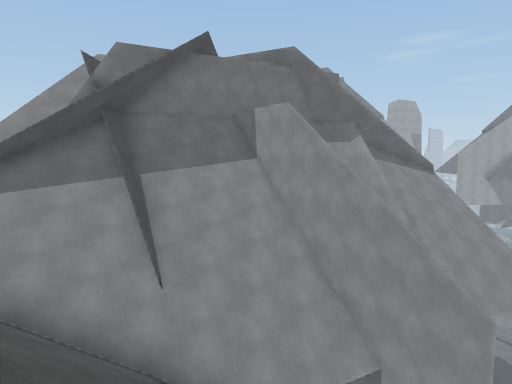
View 1 (above)

16 first-person views from a walk through a 3-D level made in the Unity game engine. The camera is 1.5 m above the floor, tilts 6° down and sees 70° across. The floor is counted in squares, 2 m on a side. Each view is taken from the middle of a square. On the plan, view 1 faces up. The plan holds only what a view shows up to about 11 squares ahead; the rest is blank. The place goes on beyond the plan.

View 2
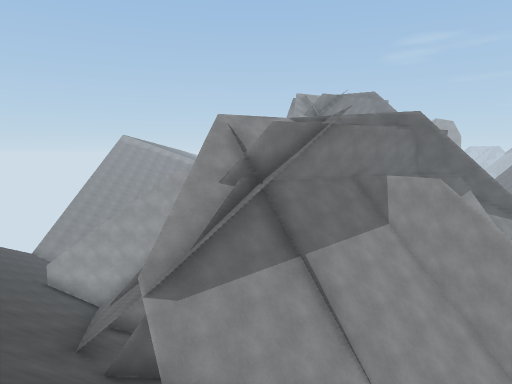

View 3
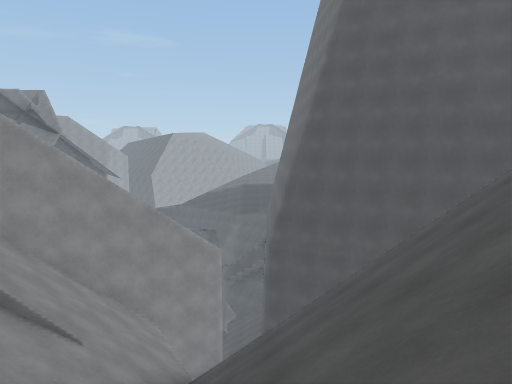

View 4
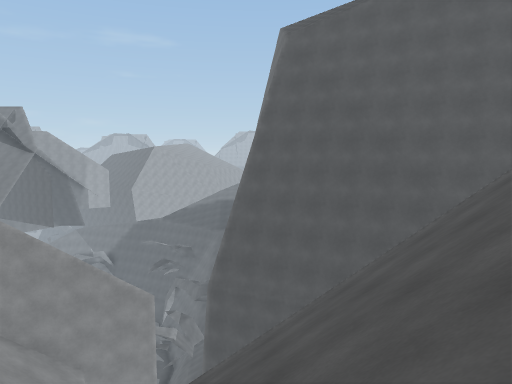

View 5
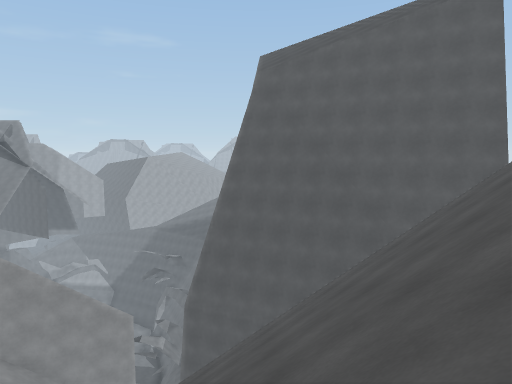

View 6
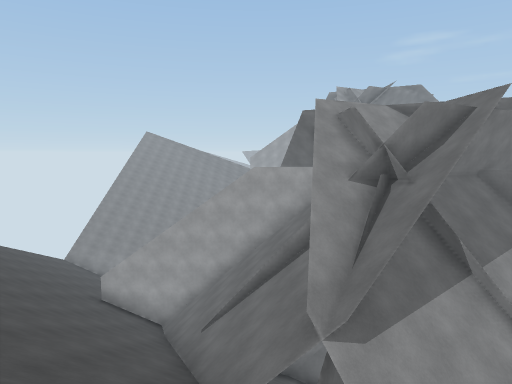

View 7
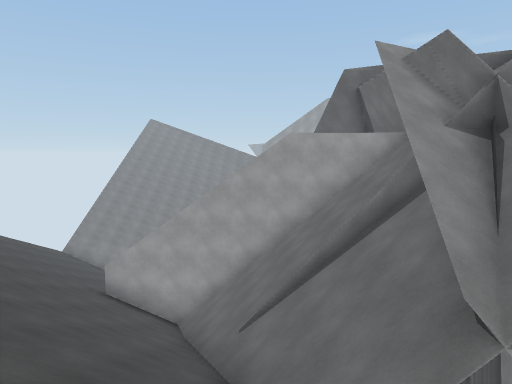

View 8
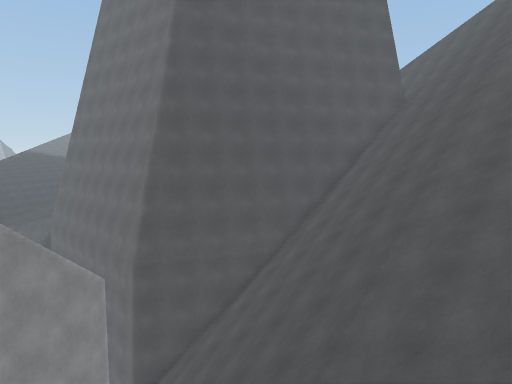

View 9
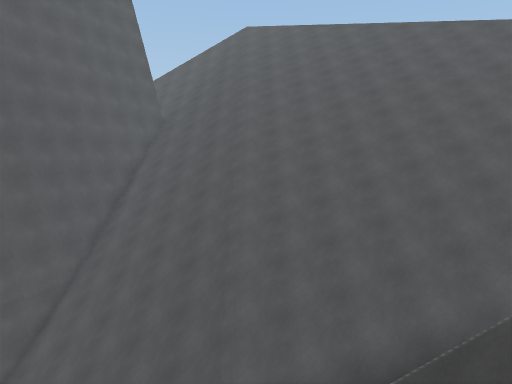

View 10
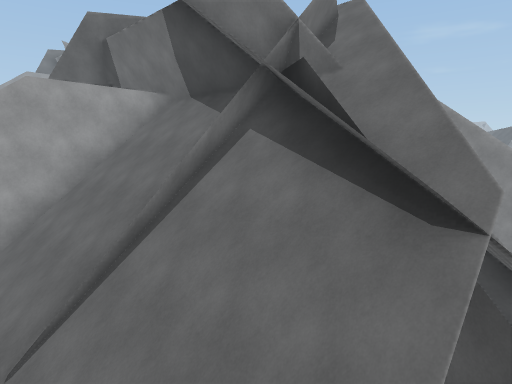

View 11
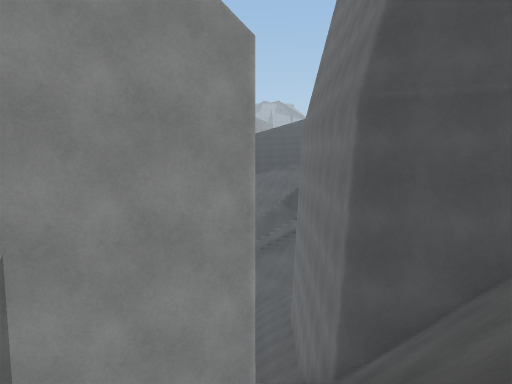

View 12
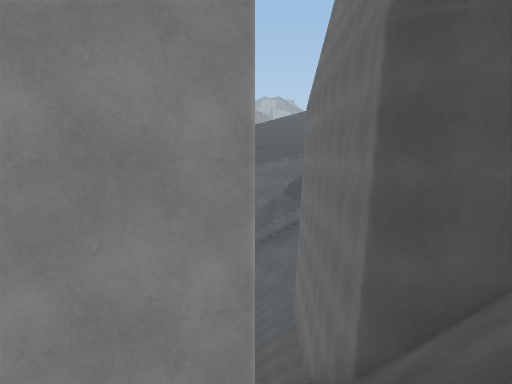

View 13
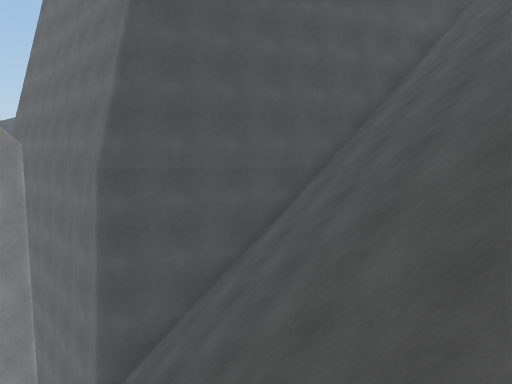

View 14
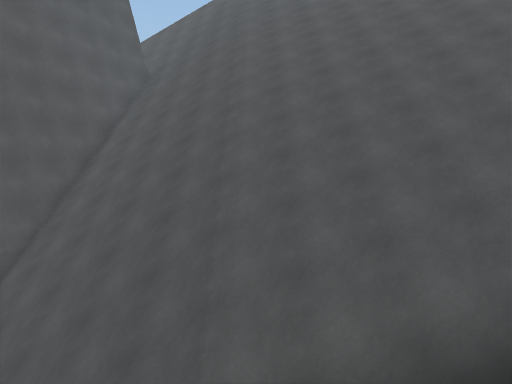

View 15
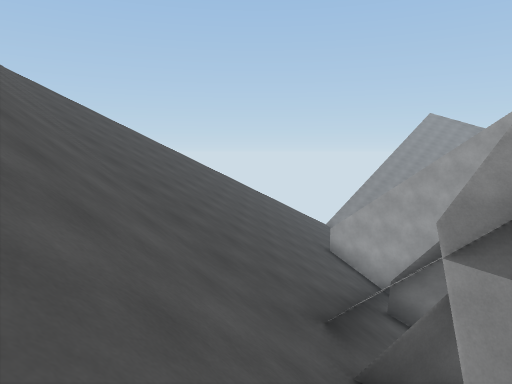

View 16
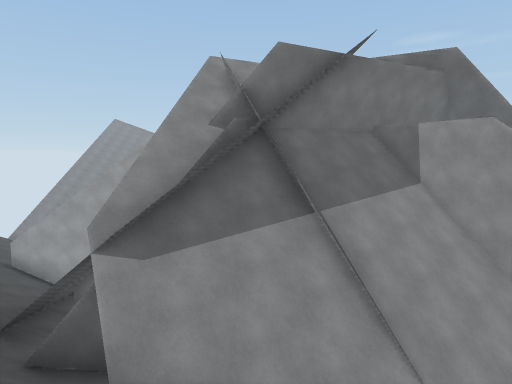

### Floor plan
Key: @ floor where view 1 was taken; # wall or solid block; x gap in a wall; / step, stairs or slope; = window, fence, low wall or low ledge; ^ raised ledge; v drop or lower ground.
Columns run from 10 left of view 1 to 12 right of it. Each row starts with its distance up from view 1.
 16       #
 15       #
 14 #######
 13 //////#   #
 12 //////#####
 11 //////###/##
 10 //=x###////#
  9 /////###///##
  8 ////##/#////##
  7 ////^#//=////#
  6 ///////////vv#
  5 //////////// /     ^^^
  4 ///////////////########
  3   ////////////##
  2   ////////////#
  1   ////////////#
  0  /////////@//##
 -1  ////////////#
 -2     /////////#
 -3      ////////#
 -4         ////##
 -5             #
 -6             #

Where each view was taken, in squares from view 1:
view 1: 0 up, 0 right, facing up
view 2: 0 up, 4 left, facing up
view 3: 4 up, 7 left, facing right
view 4: 2 up, 7 left, facing right
view 5: 1 up, 8 left, facing right
view 6: 2 up, 7 left, facing up
view 7: 4 up, 8 left, facing up
view 8: 8 up, 4 left, facing down-right
view 9: 10 up, 2 left, facing down
view 10: 6 up, 9 left, facing up-right
view 11: 5 up, 0 right, facing right
view 12: 5 up, 1 right, facing right
view 13: 6 up, 1 left, facing down-right
view 14: 8 up, 2 left, facing down
view 15: 3 up, 5 left, facing up-left
view 16: 2 up, 4 left, facing up
